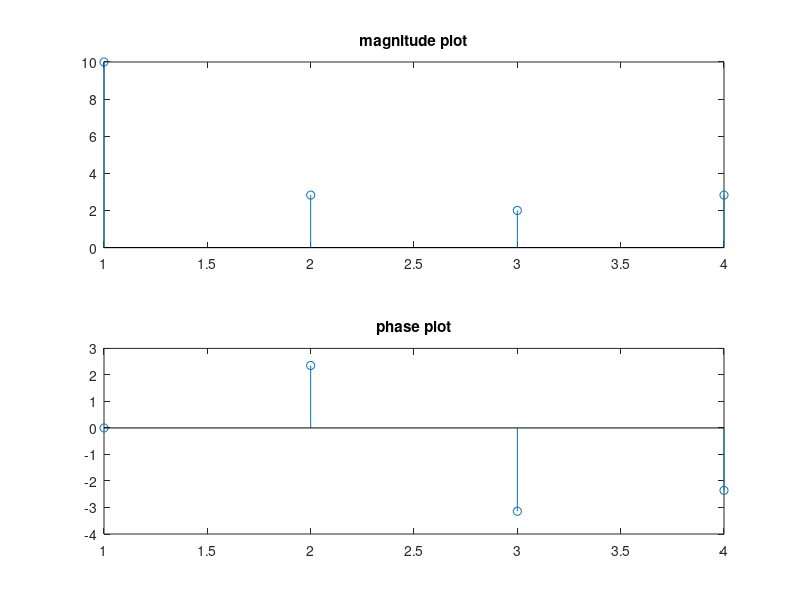

MATLAB code for this plot:
clc;
clear all
close all;
x=[1 2 3 4];
L=length(x);
N=4;
x1=[x zeros(1,(N-L))];
for k=0:1:N-1;
    X1(k+1)=0;
    for n=0:1:N-1;
        X1(k+1)=X1(k+1)+(x1(n+1)*exp((-2*pi*1i*k*n)/N));
    end
end
X1
subplot(2,1,1),stem(abs(X1));
title('magnitude plot');
subplot(2,1,2),stem(angle(X1));
title('phase plot');
        
    